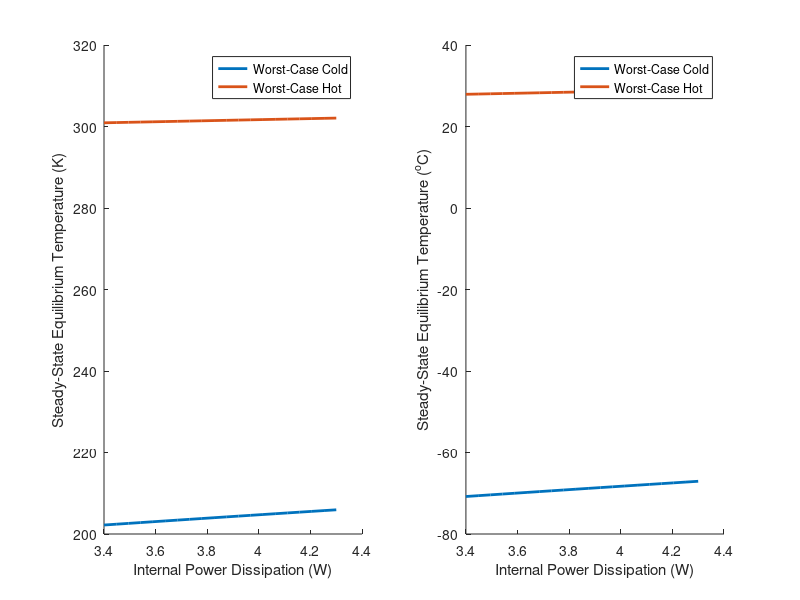

This figure's MATLAB source:
close all
clear
clc
%%% INPUTS %%%
% Constants %
R_e = 6378.14 ; % Radius of Earth (km)
solarFlux = 1376 ; % Max. Solar Flux (W/m^2)
earthIR_max = 258 ; % Max. Earth Infrared (W/m^2)
earthIR_min = 216 ; % Min. Earth Infrared (W/m^2)
albedo = 0.35 ; % Earth Albedo (~)
stefan = 5.67e-8 ; % Stefan-Boltzman Constant (W/m^2-K^4)
T_surr = 2.725 ; % Ambient Temperature of Space (K)
k = 237 ; % Thermal Conductivity of Aluminum @ 200-300 K (W/m-K)
c = 903 ; % Specific Heat of Aluminum @ 300 K (J/kg-K)
rho = 2702 ; % Density of Aluminum @ 300 K (kg/m^3)
% Design Choices %
h = 500 ; % Orbital Altitude (km)
sc_long = 0.3405 ; % Spacecraft length (m)
sc_wide = 0.10 ; % Spacecraft width (m)
Q_min = 0.02 ; % Minimum Power Draw (W)
Q_max = 5.8 ; % Maximum Power Draw (W)
epsIR = 0.8 ; % Infrared Emissivity (~)
alpha_metal = 0.316 ; % Solar Absorptivity of Degraded Aluminumized Teflon(~)
alpha_panel = 0.805 ; % Solar Absorptivity of Photovoltaic Panel (~)
mass = 3.3 ; % Spacecraft mass (kg)
min_power = 3.4 ; % Minimum power expenditure (W)
max_power = 4.3 ; % Maximum power expenditure (W)
%%% CALCULATIONS %%%
% Spacecraft Geometry %
V_sc = sc_wide*sc_wide*sc_long ; % Spacecraft Volume (m^3)
A_surf = 2*(sc_wide^2) + 4*(sc_long*sc_wide) ; % Spacecraft surface area (m^2)
D_sph = sqrt(A_surf/pi) ; % Equivalent sphere diameter (m)
V_sph = 4/3*pi*(D_sph/2)^3 ; % Equivalent sphere volume (m^3)
A_panel = 2*(sc_wide^2) + 2*(1.5*sc_wide^2) + 1*(sc_long*sc_wide) ; % Solar Panel Area (m^2)
A_other = A_surf - A_panel ; % Non-Solar Panel Surface Area (m^2)
alphaS = (A_panel*alpha_panel + A_other*alpha_metal)/(A_panel + A_other) ; % Area-Weighted Average Solar % Thermal Equilibrium %
Ka = 0.657 + 0.54*(R_e/(R_e+h)) - 0.196*(R_e/(R_e+h))^2 ; % Collimated Solar Radiation Factor (~)
F_se = 0.5*(1 - sqrt(h^2 + 2*h*R_e)/(h+R_e)) ; % Spacecraft-Earth View Factor (~)
Tmaxs = zeros(1,20) ; % Initialize worst-case hot temperature matrix
Tmins = zeros(1,20) ; % Initialize worst-case cold temperature matrix
Qs = linspace(min_power,max_power,20) ; % Power dissipation ranges
for i = 1:length(Qs)
Q = Qs(i) ;
T_max = ((0.25*solarFlux*alphaS + earthIR_max*epsIR*F_se + solarFlux*albedo*F_se*alphaS*Ka + (Q/A_surf))/(stefan*epsIR))^0.25;
T_min = ((earthIR_min*epsIR*F_se + (Q/A_surf))/(stefan*epsIR))^0.25 ;
Tmaxs(i) = T_max ;
Tmins(i) = T_min ;
end
% Lumped Capacitance Model %
L = D_sph/2 ; % Characteristic Length (m)
h_max = epsIR*stefan*(T_max+T_surr)*(T_max^2 + T_surr^2) ;
h_min = epsIR*stefan*(T_min+T_surr)*(T_min^2 + T_surr^2) ;
Bi_max = L*h_max/k ; % Biot Number at Hottest (~)
Bi_min = L*h_min/k ; % Biot Number at Coldest (~)
t_hc = (mass*c)/(h_max*A_surf) ; % Time to reach equilibrium passing into shadow (s)
t_ch = (mass*c)/(h_min*A_surf) ; % Time to reach equilibrium passing into sunlight (s)
%%% OUTPUTS %%%
fprintf('Max. Biot Number: %g \n',Bi_max)
fprintf('Min. Biot Number: %g \n',Bi_min)
fprintf('LCM Time-to-Equilibrium (entering eclipse): %g hr\n',t_hc/3600)
fprintf('LCM Time-to-Equilibrium (leaving shadow): %g hr\n',t_ch/3600)
subplot(1,2,1)
hold on
plot(Qs,Tmins,'linewidth',2)
plot(Qs,Tmaxs,'linewidth',2)
xlabel('Internal Power Dissipation (W)')
ylabel('Steady-State Equilibrium Temperature (K)')
legend('Worst-Case Cold','Worst-Case Hot','location','best')
subplot(1,2,2)
hold on
plot(Qs,Tmins-273,'linewidth',2)
plot(Qs,Tmaxs-273,'linewidth',2)
xlabel('Internal Power Dissipation (W)')
ylabel('Steady-State Equilibrium Temperature (^oC)')
legend('Worst-Case Cold','Worst-Case Hot','location','best')

function [F_se] = sphereViewFactor(R,h)
%SPHEREVIEWFACTOR Computes the sphere-to-sphere view factor for a satellite
%in orbit of a planet.
% R - radius of the planet (km)
% h - altitude above the planet (km)
F_se = 0.5*(1 - sqrt(h^2 + 2*h*R)/(h+R)) ; % Spacecraft-Earth View Factor (~)
end

function [Ka] = collimatingFactorh(R_e,h)
%COLLIMATINGFACTOR Computed the Collimating Factor for a satellite in orbit
%of Earth
% R_e = radius of Earth (km)
% h = altitude above the planet (km)
Ka = 0.657 + 0.54*(R_e/(R_e+h)) - 0.196*(R_e/(R_e+h))^2 ; % Collimated Solar Radiation Factor (~)
end